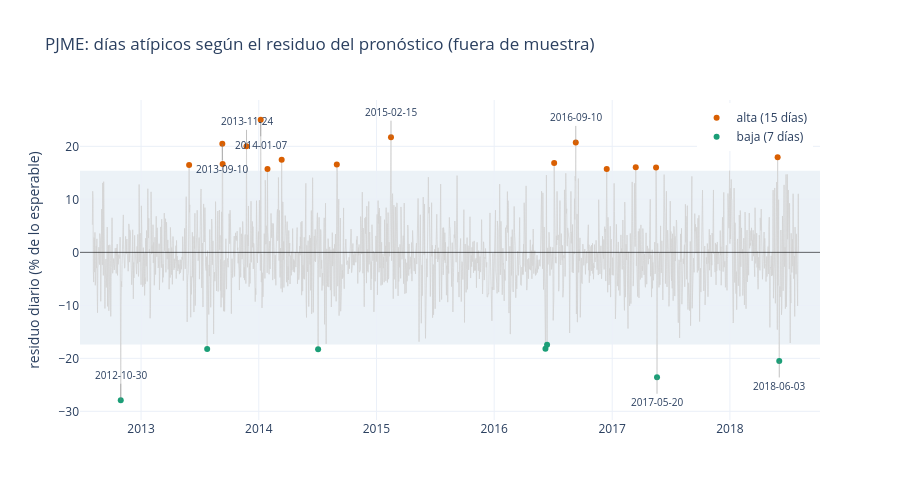

Notebook source saved alongside this figure:
### Markdown cell above
## 5. Línea de tiempo y casos

La banda azul es el rango que no se marca como atípico (mediana ± umbral × MAD / 0.6745, solo cuando el z se calcula con todos los días). Los puntos resaltados son los atípicos: naranja si la demanda superó lo esperable y verde si quedó por debajo. Se anotan los de mayor magnitud.

### Code cell
fig = go.Figure()
fig.add_trace(go.Scatter(x=marcado['fecha'], y=marcado['residuo_pct'], mode='lines',
                         line=dict(color='lightgray', width=0.8), showlegend=False))

if not Z_POR_ESTACION:
    med = marcado['residuo_pct'].median()
    mad = (marcado['residuo_pct'] - med).abs().median()
    lim = UMBRAL_Z_MODIFICADO * mad / CONSTANTE_Z
    fig.add_hrect(y0=med - lim, y1=med + lim, fillcolor='steelblue', opacity=0.10,
                  line_width=0, layer='below')

for direccion, color in [('alta', '#d95f02'), ('baja', '#1b9e77')]:
    s = marcado[marcado['direccion'] == direccion]
    fig.add_trace(go.Scatter(x=s['fecha'], y=s['residuo_pct'], mode='markers',
                             marker=dict(color=color, size=6), name=f"{direccion} ({len(s)} días)"))

for i, fila in enumerate(lista.head(N_ANOTADOS).itertuples()):
    fig.add_annotation(x=fila.fecha, y=fila.residuo_pct, text=f"{fila.fecha:%Y-%m-%d}",
                       showarrow=True, arrowhead=0, arrowwidth=0.5, arrowcolor='gray',
                       ax=0, ay=-25 if i % 2 == 0 else 25, font=dict(size=10))

fig.add_hline(y=0, line=dict(color='black', width=0.6))
fig.update_layout(title=f'{REGION}: días atípicos según el residuo del pronóstico (fuera de muestra)',
                  yaxis_title='residuo diario (% de lo esperable)', height=500,
                  legend=dict(x=0.99, y=0.99, xanchor='right', yanchor='top'))
fig.show()

### Figure 1 — Plotly figure (JSON) as saved in the notebook; plotly's stock layout.template omitted (floating-point values rounded to 4 significant figures; data arrays with more than 128 entries replaced by an {"elided": "..."} marker saying what was removed)
{"data": [{"line": {"color": "lightgray", "width": 0.8}, "mode": "lines", "showlegend": false, "type": "scatter", "x": {"elided": "2191 str values"}, "y": {"elided": "2191 float values"}}, {"marker": {"color": "#d95f02", "size": 6}, "mode": "markers", "name": "alta (15 días)", "type": "scatter", "x": ["2013-05-30T00:00:00.000000", "2013-09-10T00:00:00.000000", "2013-09-11T00:00:00.000000", "2013-11-24T00:00:00.000000", "2014-01-07T00:00:00.000000", "2014-01-28T00:00:00.000000", "2014-03-13T00:00:00.000000", "2014-08-31T00:00:00.000000", "2015-02-15T00:00:00.000000", "2016-07-05T00:00:00.000000", "2016-09-10T00:00:00.000000", "2016-12-15T00:00:00.000000", "2017-03-15T00:00:00.000000", "2017-05-17T00:00:00.000000", "2018-05-29T00:00:00.000000"], "y": [16.49, 20.47, 16.65, 20.01, 25.02, 15.73, 17.47, 16.56, 21.73, 16.85, 20.75, 15.73, 16.06, 16.0, 17.95]}, {"marker": {"color": "#1b9e77", "size": 6}, "mode": "markers", "name": "baja (7 días)", "type": "scatter", "x": ["2012-10-30T00:00:00.000000", "2013-07-25T00:00:00.000000", "2014-07-04T00:00:00.000000", "2016-06-08T00:00:00.000000", "2016-06-13T00:00:00.000000", "2017-05-20T00:00:00.000000", "2018-06-03T00:00:00.000000"], "y": [-27.91, -18.26, -18.27, -18.2, -17.46, -23.56, -20.49]}], "layout": {"annotations": [{"arrowcolor": "gray", "arrowhead": 0, "arrowwidth": 0.5, "ax": 0, "ay": -25, "font": {"size": 10}, "showarrow": true, "text": "2012-10-30", "x": "2012-10-30T00:00:00", "y": -27.91}, {"arrowcolor": "gray", "arrowhead": 0, "arrowwidth": 0.5, "ax": 0, "ay": 25, "font": {"size": 10}, "showarrow": true, "text": "2014-01-07", "x": "2014-01-07T00:00:00", "y": 25.02}, {"arrowcolor": "gray", "arrowhead": 0, "arrowwidth": 0.5, "ax": 0, "ay": -25, "font": {"size": 10}, "showarrow": true, "text": "2015-02-15", "x": "2015-02-15T00:00:00", "y": 21.73}, {"arrowcolor": "gray", "arrowhead": 0, "arrowwidth": 0.5, "ax": 0, "ay": 25, "font": {"size": 10}, "showarrow": true, "text": "2017-05-20", "x": "2017-05-20T00:00:00", "y": -23.56}, {"arrowcolor": "gray", "arrowhead": 0, "arrowwidth": 0.5, "ax": 0, "ay": -25, "font": {"size": 10}, "showarrow": true, "text": "2016-09-10", "x": "2016-09-10T00:00:00", "y": 20.75}, {"arrowcolor": "gray", "arrowhead": 0, "arrowwidth": 0.5, "ax": 0, "ay": 25, "font": {"size": 10}, "showarrow": true, "text": "2013-09-10", "x": "2013-09-10T00:00:00", "y": 20.47}, {"arrowcolor": "gray", "arrowhead": 0, "arrowwidth": 0.5, "ax": 0, "ay": -25, "font": {"size": 10}, "showarrow": true, "text": "2013-11-24", "x": "2013-11-24T00:00:00", "y": 20.01}, {"arrowcolor": "gray", "arrowhead": 0, "arrowwidth": 0.5, "ax": 0, "ay": 25, "font": {"size": 10}, "showarrow": true, "text": "2018-06-03", "x": "2018-06-03T00:00:00", "y": -20.49}], "height": 500, "legend": {"x": 0.99, "xanchor": "right", "y": 0.99, "yanchor": "top"}, "shapes": [{"fillcolor": "steelblue", "layer": "below", "line": {"width": 0}, "opacity": 0.1, "type": "rect", "x0": 0, "x1": 1, "xref": "x domain", "y0": -17.41, "y1": 15.41, "yref": "y"}, {"line": {"color": "black", "width": 0.6}, "type": "line", "x0": 0, "x1": 1, "xref": "x domain", "y0": 0, "y1": 0, "yref": "y"}], "title": {"text": "PJME: días atípicos según el residuo del pronóstico (fuera de muestra)"}, "yaxis": {"title": {"text": "residuo diario (% de lo esperable)"}}}}
